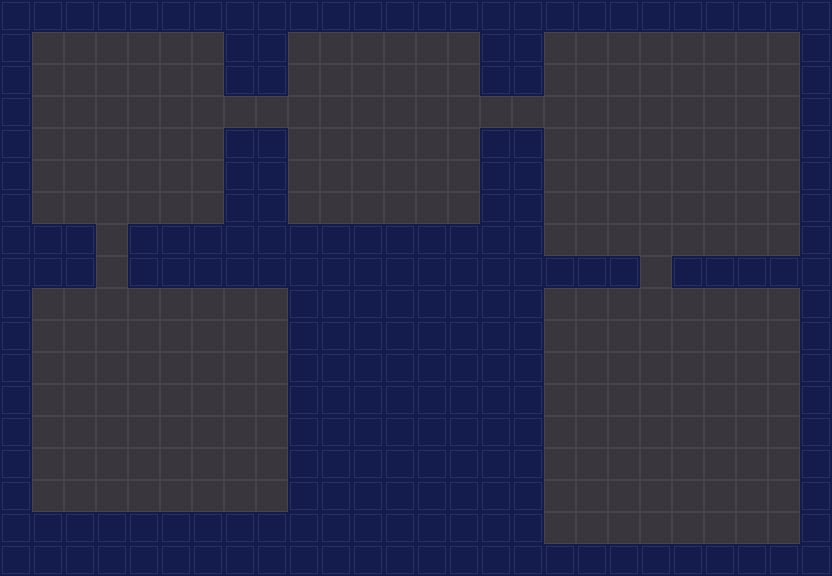

Tiled map render using the project's own tile images. Description and the whole map definition, tile-layer contents included, below:
An orthogonal 26x18 tile map with 32x32 px tiles, 2 tile layers (Ground, Walls) and 14 objects (7x Item, 2x PatrolEnemy, 2x ChaseEnemy, PlayerSpawn, LockedDoor, ...).

<map version="1.10" tiledversion="1.10.2" orientation="orthogonal" renderorder="right-down" width="26" height="18" tilewidth="32" tileheight="32" infinite="0" nextlayerid="5" nextobjectid="30">
 <tileset firstgid="1" name="tileset" tilewidth="32" tileheight="32" tilecount="5" columns="5">
  <image source="tileset.png" width="160" height="32" />
 </tileset>
 <layer id="1" name="Ground" width="26" height="18">
  <data encoding="csv">
0,0,0,0,0,0,0,0,0,0,0,0,0,0,0,0,0,0,0,0,0,0,0,0,0,0,
0,1,1,1,1,1,1,0,0,1,1,1,1,1,1,0,0,1,1,1,1,1,1,1,1,0,
0,1,1,1,1,1,1,0,0,1,1,1,1,1,1,0,0,1,1,1,1,1,1,1,1,0,
0,1,1,1,1,1,1,1,1,1,1,1,1,1,1,1,1,1,1,1,1,1,1,1,1,0,
0,1,1,1,1,1,1,0,0,1,1,1,1,1,1,0,0,1,1,1,1,1,1,1,1,0,
0,1,1,1,1,1,1,0,0,1,1,1,1,1,1,0,0,1,1,1,1,1,1,1,1,0,
0,1,1,1,1,1,1,0,0,1,1,1,1,1,1,0,0,1,1,1,1,1,1,1,1,0,
0,0,0,1,0,0,0,0,0,0,0,0,0,0,0,0,0,1,1,1,1,1,1,1,1,0,
0,0,0,1,0,0,0,0,0,0,0,0,0,0,0,0,0,0,0,0,1,0,0,0,0,0,
0,1,1,1,1,1,1,1,1,0,0,0,0,0,0,0,0,1,1,1,1,1,1,1,1,0,
0,1,1,1,1,1,1,1,1,0,0,0,0,0,0,0,0,1,1,1,1,1,1,1,1,0,
0,1,1,1,1,1,1,1,1,0,0,0,0,0,0,0,0,1,1,1,1,1,1,1,1,0,
0,1,1,1,1,1,1,1,1,0,0,0,0,0,0,0,0,1,1,1,1,1,1,1,1,0,
0,1,1,1,1,1,1,1,1,0,0,0,0,0,0,0,0,1,1,1,1,1,1,1,1,0,
0,1,1,1,1,1,1,1,1,0,0,0,0,0,0,0,0,1,1,1,1,1,1,1,1,0,
0,1,1,1,1,1,1,1,1,0,0,0,0,0,0,0,0,1,1,1,1,1,1,1,1,0,
0,0,0,0,0,0,0,0,0,0,0,0,0,0,0,0,0,1,1,1,1,1,1,1,1,0,
0,0,0,0,0,0,0,0,0,0,0,0,0,0,0,0,0,0,0,0,0,0,0,0,0,0
</data>
 </layer>
 <layer id="2" name="Walls" width="26" height="18">
  <data encoding="csv">
2,2,2,2,2,2,2,2,2,2,2,2,2,2,2,2,2,2,2,2,2,2,2,2,2,2,
2,0,0,0,0,0,0,2,2,0,0,0,0,0,0,2,2,0,0,0,0,0,0,0,0,2,
2,0,0,0,0,0,0,2,2,0,0,0,0,0,0,2,2,0,0,0,0,0,0,0,0,2,
2,0,0,0,0,0,0,0,0,0,0,0,0,0,0,0,0,0,0,0,0,0,0,0,0,2,
2,0,0,0,0,0,0,2,2,0,0,0,0,0,0,2,2,0,0,0,0,0,0,0,0,2,
2,0,0,0,0,0,0,2,2,0,0,0,0,0,0,2,2,0,0,0,0,0,0,0,0,2,
2,0,0,0,0,0,0,2,2,0,0,0,0,0,0,2,2,0,0,0,0,0,0,0,0,2,
2,2,2,0,2,2,2,2,2,2,2,2,2,2,2,2,2,0,0,0,0,0,0,0,0,2,
2,2,2,0,2,2,2,2,2,2,2,2,2,2,2,2,2,2,2,2,0,2,2,2,2,2,
2,0,0,0,0,0,0,0,0,2,2,2,2,2,2,2,2,0,0,0,0,0,0,0,0,2,
2,0,0,0,0,0,0,0,0,2,2,2,2,2,2,2,2,0,0,0,0,0,0,0,0,2,
2,0,0,0,0,0,0,0,0,2,2,2,2,2,2,2,2,0,0,0,0,0,0,0,0,2,
2,0,0,0,0,0,0,0,0,2,2,2,2,2,2,2,2,0,0,0,0,0,0,0,0,2,
2,0,0,0,0,0,0,0,0,2,2,2,2,2,2,2,2,0,0,0,0,0,0,0,0,2,
2,0,0,0,0,0,0,0,0,2,2,2,2,2,2,2,2,0,0,0,0,0,0,0,0,2,
2,0,0,0,0,0,0,0,0,2,2,2,2,2,2,2,2,0,0,0,0,0,0,0,0,2,
2,2,2,2,2,2,2,2,2,2,2,2,2,2,2,2,2,0,0,0,0,0,0,0,0,2,
2,2,2,2,2,2,2,2,2,2,2,2,2,2,2,2,2,2,2,2,2,2,2,2,2,2
</data>
 </layer>
 <objectgroup id="3" name="Objects">
  <object id="1" name="PlayerSpawn" type="PlayerSpawn" x="64" y="64" width="32" height="32" />
  <object id="2" name="PatrolEnemy1" type="PatrolEnemy" x="320" y="64" width="32" height="32">
   <properties><property name="pathPoints" value="10,2;13,2;13,5;10,5" /></properties>
  </object>
  <object id="3" name="ChaseEnemy1" type="ChaseEnemy" x="640" y="96" width="32" height="32">
   <properties><property name="detectionRadius" type="int" value="130" /></properties>
  </object>
  <object id="4" name="ChaseEnemy2" type="ChaseEnemy" x="128" y="352" width="32" height="32">
   <properties><property name="detectionRadius" type="int" value="120" /></properties>
  </object>
  <object id="5" name="PatrolEnemy2" type="PatrolEnemy" x="608" y="352" width="32" height="32">
   <properties><property name="pathPoints" value="19,11;23,11;23,14;19,14" /></properties>
  </object>
  <object id="6" name="BronzeKey" type="Item" x="192" y="416" width="32" height="32">
   <properties><property name="itemType" value="key" /><property name="itemId" value="bronze_key" /></properties>
  </object>
  <object id="7" name="Potion1" type="Item" x="96" y="416" width="32" height="32">
   <properties><property name="itemType" value="potion" /><property name="itemId" value="potion_l1_1" /></properties>
  </object>
  <object id="8" name="Potion2" type="Item" x="704" y="160" width="32" height="32">
   <properties><property name="itemType" value="potion" /><property name="itemId" value="potion_l1_2" /></properties>
  </object>
  <object id="9" name="Coin1" type="Item" x="384" y="128" width="32" height="32">
   <properties><property name="itemType" value="coin" /><property name="itemId" value="coin_l1_1" /></properties>
  </object>
  <object id="10" name="Coin2" type="Item" x="192" y="128" width="32" height="32">
   <properties><property name="itemType" value="coin" /><property name="itemId" value="coin_l1_2" /></properties>
  </object>
  <object id="11" name="Coin3" type="Item" x="672" y="384" width="32" height="32">
   <properties><property name="itemType" value="coin" /><property name="itemId" value="coin_l1_3" /></properties>
  </object>
  <object id="12" name="Coin4" type="Item" x="640" y="160" width="32" height="32">
   <properties><property name="itemType" value="coin" /><property name="itemId" value="coin_l1_4" /></properties>
  </object>
  <object id="13" name="LockedDoor1" type="LockedDoor" x="480" y="96" width="64" height="32">
   <properties><property name="requiresKey" value="bronze_key" /></properties>
  </object>
  <object id="14" name="Exit" type="Exit" x="704" y="448" width="32" height="32">
   <properties><property name="isFinalExit" type="bool" value="false" /></properties>
  </object>
 </objectgroup>
</map>
